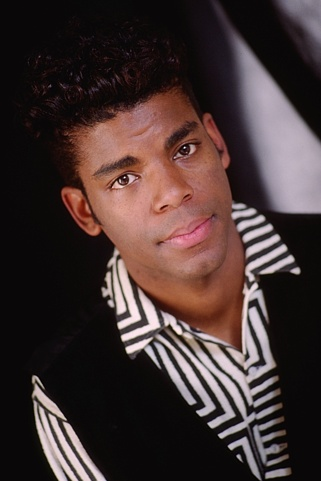
%> input picture ENGN2605/Zhuo Wang_lab03/bds2.jpg, 321 x 481 px
$ octave P6.m   (GNU Octave 9; MATLAB toolbox functions it lacks are replaced by stand-ins)
%> lines starting %> are read from the running program, lines starting %| are printed output that depends on the picture
close all;
clc;
clear;

I1 = imread("bds2.jpg");
%> I1 is the input picture: size 481x321x3 uint8; mean R, G, B 67.5, 51.8, 50.4

i1 = intensity_edge_detector(I1,4,0.1);

figure();
imshow(i1);


function edge_img = intensity_edge_detector(image, Th, Tl)
%> called with Th = 4, Tl = 0.1
    if size(image, 3) == 3
        image = double(rgb2gray(image));
    else
        image = double(image);
    end

    fs31 = fspecial('gaussian', 3, 1.0);

    image = imfilter(image, fs31, 'same');

    [dy,dx] = gradient(image);
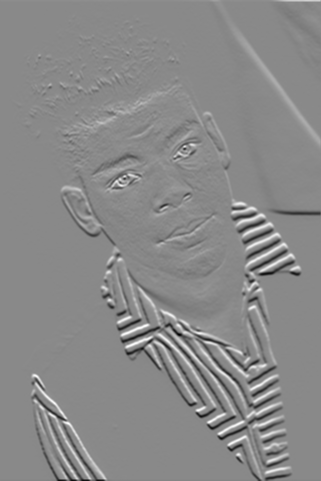
%> dx: size 481x321 double; min -70.44, max 60.29, mean 0; drawn with min black and max white

    M = sqrt(dx.^2+dy.^2);

    figure();
    imshow(M);
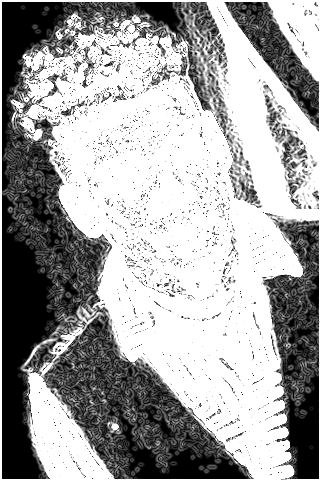
%> displayed picture: size 481x321, on the screen's scale of 0 to 255; min 0, max 255, mean 163.9
    title('Magnitude Map M');

    figure();
    quiver(dy, dx);
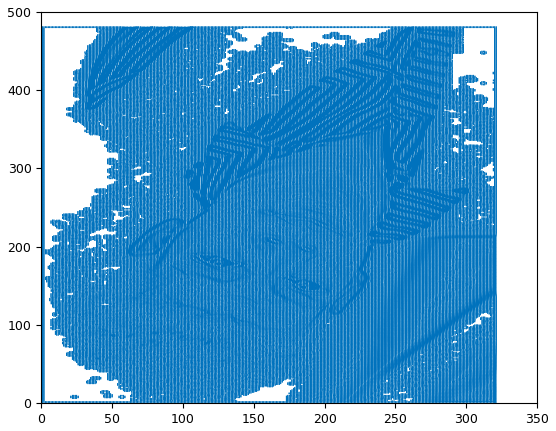
%> figure redrawn from the program's plot data; highest point at x = 106.4, y = 481; highest point at x = 106.6, y = 481.1

    gdm = atan2(dy, dx);
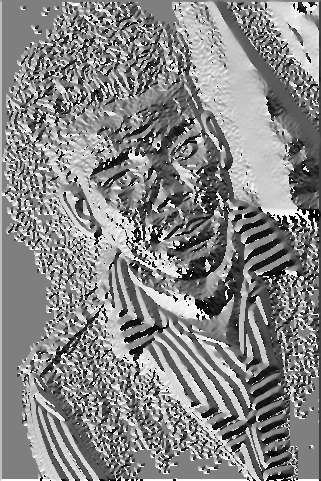
%> gdm: size 481x321 double; min -3.14, max 3.14, mean 0.189; drawn with min black and max white
    directions = [0, pi/4, pi/2, 3*pi/4, pi, -3*pi/4, -pi/2, -pi/4];

    [rows, cols] = size(M);
%> rows = 481; cols = 321

    for i = 2:rows-1
        for j = 2:cols-1

            [~, index] = min(abs(gdm(i, j) - directions));

            if index == 1 || index == 5
                q = M(i, j+1);
                q_bar = M(i, j-1);
            elseif index == 2 || index == 6
                q = M(i-1, j+1);
                q_bar = M(i+1, j-1);
            elseif index == 3 || index == 7
                q = M(i-1, j);
                q_bar = M(i+1, j);
            else
                q = M(i-1, j-1);
                q_bar = M(i+1, j+1);
            end

            if M(i, j) < max(q, q_bar)
                M(i, j) = 0;
            end
        end
    end
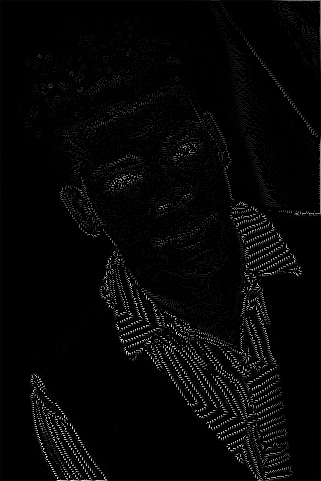
%> M: size 481x321 double; min 0, max 82.15, mean 2; drawn with min black and max white
%> after the loop, q = 2.19; q_bar = 2.19

    figure();
    imshow(M);


    Ih = (M >= Th);
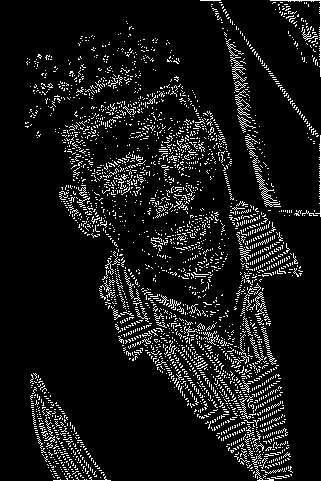
%> Ih: size 481x321 logical; 8.6% white in thin lines or dots
    figure();
    imshow(Ih);
    Il = (M >= Tl);
%> Il: size 481x321 logical; 26.1% white in thin lines or dots
    figure();
    imshow(Il);

    final_edge_map = zeros(size(Ih));

    [rows, cols] = size(Ih);


    for i = 1:rows
        for j = 1:cols
            if Ih(i, j) == 1
                edge_direction = atan2(dy(i,j), dx(i,j));

                [~, index] = min(abs(edge_direction - directions));

                switch index
                    case 1
                        x_step = -1;
                        y_step = 0;
                    case 2
                        x_step = -1;
                        y_step = -1;
                    case 3
                        x_step = 0;
                        y_step = -1;
                    case 4
                        x_step = 1;
                        y_step = -1;
                    case 5
                        x_step = 1;
                        y_step = 0;
                    case 6
                        x_step = 1;
                        y_step = 1;
                    case 7
                        x_step = 0;
                        y_step = 1;
                    case 8
                        x_step = -1;
                        y_step = 1;
                end

                x = i;
                y = j;

                while Ih(x, y) == 1
                    final_edge_map(x, y) = 1;

                    x = x + x_step;
                    y = y + y_step;

                    if x < 1 || x > rows || y < 1 || y > cols
                        break;
                    end

                    final_edge_map(x, y) = Il(x,y);

                end
            end
        end
    end
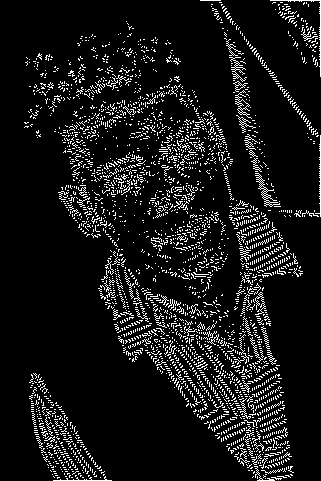
%> final_edge_map: size 481x321 double; values 0 (black) and 1 (white), 9.1% white in thin lines or dots
%> after the loop, edge_direction = 3.07; index = 5; x = 482; x_step = 1; y = 274; y_step = 0

    edge_img = final_edge_map;

end

$ run again, with ENGN2605/Zhuo Wang_lab03/bds1.jpg copied over ENGN2605/Zhuo Wang_lab03/bds2.jpg
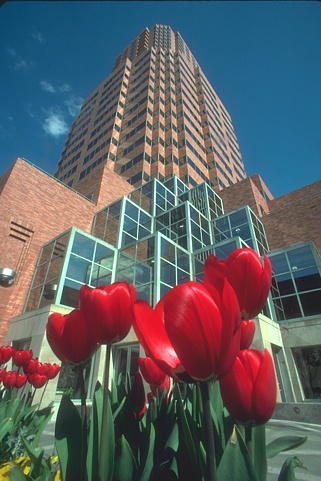
%> input picture ENGN2605/Zhuo Wang_lab03/bds1.jpg, 321 x 481 px
%> I1 is the input picture: size 481x321x3 uint8; mean R, G, B 93.9, 96, 100.5
%> after the loop in intensity_edge_detector, `for i = 2:rows-1`:
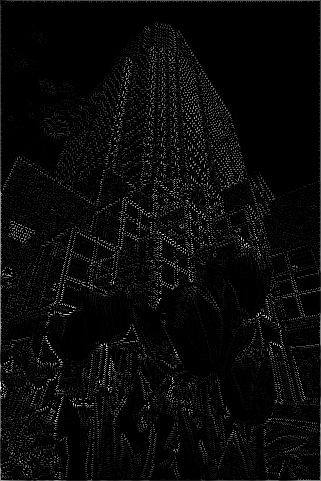
%> M: size 481x321 double; min 0, max 77.5, mean 2.8; drawn with min black and max white
%> after the loop in intensity_edge_detector, `for i = 2:rows-1`: q = 37.89; q_bar = 37.36
%> Ih: size 481x321 logical; 15.5% white in thin lines or dots
%> Il: size 481x321 logical; 28.6% white in thin lines or dots
%> after the loop in intensity_edge_detector, `for i = 1:rows`:
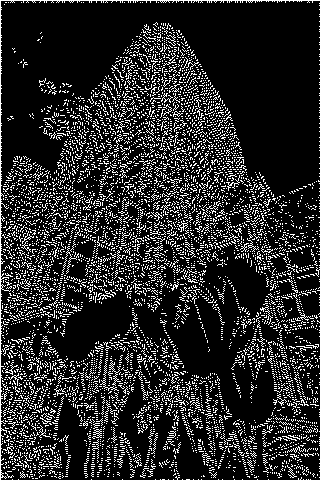
%> final_edge_map: size 481x321 double; values 0 (black) and 1 (white), 16.2% white in thin lines or dots
%> after the loop in intensity_edge_detector, `for i = 1:rows`: edge_direction = -2.37; index = 6; x = 482; x_step = 1; y = 322; y_step = 1

$ run again, with ENGN2605/Zhuo Wang_lab03/bds3.jpg copied over ENGN2605/Zhuo Wang_lab03/bds2.jpg
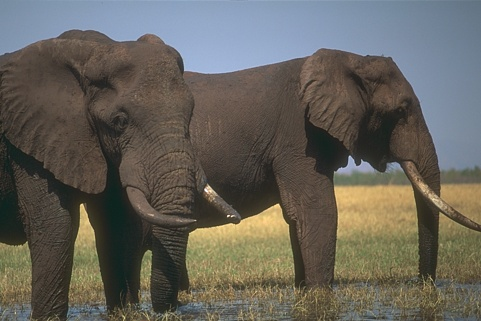
%> input picture ENGN2605/Zhuo Wang_lab03/bds3.jpg, 481 x 321 px
%> I1 is the input picture: size 321x481x3 uint8; mean R, G, B 101.4, 98.3, 90.2
%> after the loop in intensity_edge_detector, `for i = 2:rows-1`:
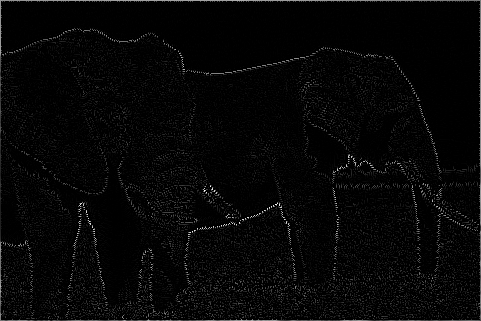
%> M: size 321x481 double; min 0, max 65, mean 1.7; drawn with min black and max white
%> after the loop in intensity_edge_detector, `for i = 2:rows-1`: q = 24.03; q_bar = 23.93
%> Ih: size 321x481 logical; 12.6% white in thin lines or dots
%> Il: size 321x481 logical; 28.7% white in thin lines or dots
%> after the loop in intensity_edge_detector, `for i = 1:rows`:
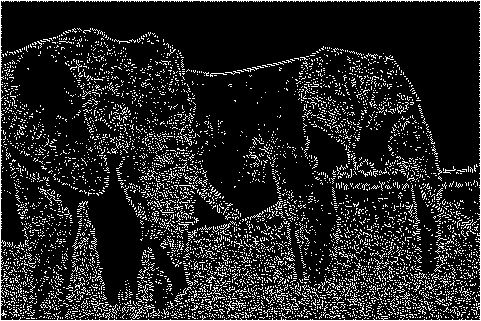
%> final_edge_map: size 321x481 double; values 0 (black) and 1 (white), 13.3% white in thin lines or dots
%> after the loop in intensity_edge_detector, `for i = 1:rows`: edge_direction = -2.38; index = 6; x = 322; x_step = 1; y = 482; y_step = 1

$ run again, with ENGN2605/Zhuo Wang_lab03/bds4.jpg copied over ENGN2605/Zhuo Wang_lab03/bds2.jpg
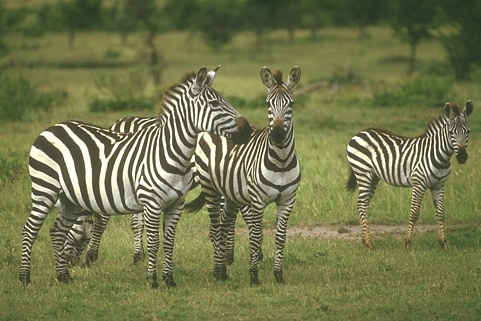
%> input picture ENGN2605/Zhuo Wang_lab03/bds4.jpg, 481 x 321 px
%> I1 is the input picture: size 321x481x3 uint8; mean R, G, B 114.6, 118.6, 77
%> after the loop in intensity_edge_detector, `for i = 2:rows-1`: q = 21.59; q_bar = 21.16
%> Ih: size 321x481 logical; 19.4% white in thin lines or dots
%> Il: size 321x481 logical; 28.5% white in thin lines or dots
%> after the loop in intensity_edge_detector, `for i = 1:rows`:
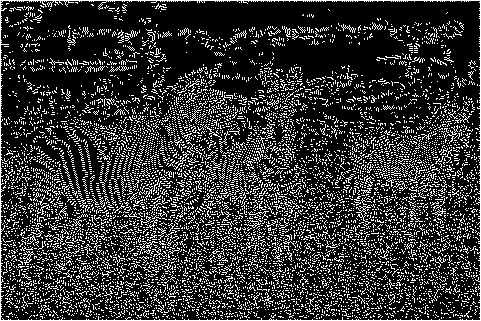
%> final_edge_map: size 321x481 double; values 0 (black) and 1 (white), 20.1% white in thin lines or dots
%> after the loop in intensity_edge_detector, `for i = 1:rows`: edge_direction = -2.4; index = 6; x = 322; x_step = 1; y = 482; y_step = 1
